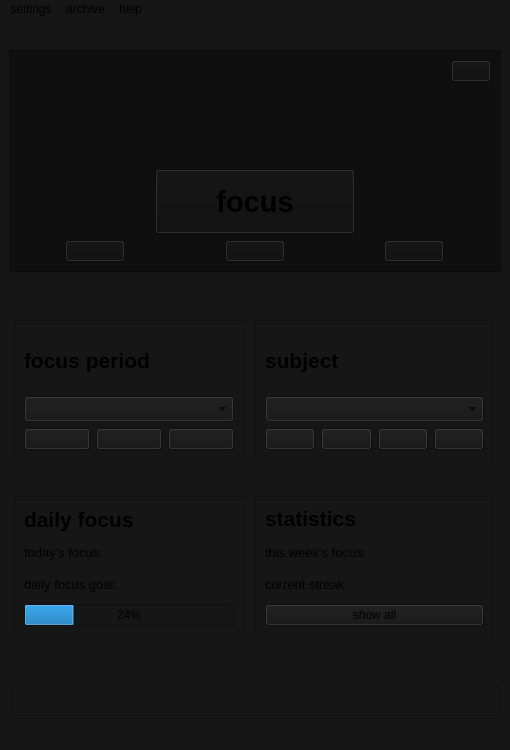
<?xml version="1.0" encoding="UTF-8"?>
<ui version="4.0">
 <class>MainWindow</class>
 <widget class="QMainWindow" name="MainWindow">
  <property name="geometry">
   <rect>
    <x>0</x>
    <y>0</y>
    <width>510</width>
    <height>750</height>
   </rect>
  </property>
  <property name="sizePolicy">
   <sizepolicy hsizetype="Minimum" vsizetype="Minimum">
    <horstretch>200</horstretch>
    <verstretch>0</verstretch>
   </sizepolicy>
  </property>
  <property name="minimumSize">
   <size>
    <width>510</width>
    <height>0</height>
   </size>
  </property>
  <property name="maximumSize">
   <size>
    <width>750</width>
    <height>800</height>
   </size>
  </property>
  <property name="cursor">
   <cursorShape>ArrowCursor</cursorShape>
  </property>
  <property name="windowTitle">
   <string>MainWindow</string>
  </property>
  <property name="autoFillBackground">
   <bool>false</bool>
  </property>
  <property name="styleSheet">
   <string notr="true">background-color:#161616;</string>
  </property>
  <widget class="QWidget" name="mainLayout">
   <layout class="QVBoxLayout" name="verticalLayout_10">
    <item>
     <layout class="QVBoxLayout" name="verticalLayout_6">
      <item>
       <widget class="QFrame" name="focusFrame">
        <property name="sizePolicy">
         <sizepolicy hsizetype="Minimum" vsizetype="Fixed">
          <horstretch>0</horstretch>
          <verstretch>0</verstretch>
         </sizepolicy>
        </property>
        <property name="minimumSize">
         <size>
          <width>490</width>
          <height>150</height>
         </size>
        </property>
        <property name="styleSheet">
         <string notr="true">background-color:#0F0F0F;</string>
        </property>
        <property name="frameShape">
         <enum>QFrame::Shape::StyledPanel</enum>
        </property>
        <property name="frameShadow">
         <enum>QFrame::Shadow::Raised</enum>
        </property>
        <layout class="QVBoxLayout" name="verticalLayout_3">
         <item alignment="Qt::AlignmentFlag::AlignRight">
          <widget class="QPushButton" name="small_focus_window">
           <property name="sizePolicy">
            <sizepolicy hsizetype="Fixed" vsizetype="Fixed">
             <horstretch>0</horstretch>
             <verstretch>0</verstretch>
            </sizepolicy>
           </property>
           <property name="focusPolicy">
            <enum>Qt::FocusPolicy::NoFocus</enum>
           </property>
           <property name="styleSheet">
            <string notr="true">padding: 3px 3px 3px 3px;</string>
           </property>
           <property name="text">
            <string/>
           </property>
           <property name="icon">
            <iconset theme="QIcon::ThemeIcon::WindowNew"/>
           </property>
          </widget>
         </item>
         <item>
          <widget class="QLabel" name="timer_label">
           <property name="font">
            <font>
             <pointsize>36</pointsize>
             <bold>false</bold>
            </font>
           </property>
           <property name="styleSheet">
            <string notr="true">background-color:#0F0F0F;</string>
           </property>
           <property name="text">
            <string/>
           </property>
           <property name="alignment">
            <set>Qt::AlignmentFlag::AlignCenter</set>
           </property>
          </widget>
         </item>
         <item alignment="Qt::AlignmentFlag::AlignHCenter">
          <widget class="QLabel" name="period_type_label">
           <property name="text">
            <string/>
           </property>
          </widget>
         </item>
         <item alignment="Qt::AlignmentFlag::AlignHCenter">
          <widget class="QPushButton" name="start_focus_btn">
           <property name="sizePolicy">
            <sizepolicy hsizetype="Fixed" vsizetype="Fixed">
             <horstretch>0</horstretch>
             <verstretch>0</verstretch>
            </sizepolicy>
           </property>
           <property name="minimumSize">
            <size>
             <width>200</width>
             <height>65</height>
            </size>
           </property>
           <property name="font">
            <font>
             <pointsize>22</pointsize>
             <bold>true</bold>
            </font>
           </property>
           <property name="text">
            <string>focus</string>
           </property>
          </widget>
         </item>
         <item>
          <layout class="QHBoxLayout" name="horizontalLayout_3">
           <item alignment="Qt::AlignmentFlag::AlignHCenter">
            <widget class="QPushButton" name="focus_pause_btn">
             <property name="enabled">
              <bool>true</bool>
             </property>
             <property name="sizePolicy">
              <sizepolicy hsizetype="Fixed" vsizetype="Fixed">
               <horstretch>0</horstretch>
               <verstretch>0</verstretch>
              </sizepolicy>
             </property>
             <property name="minimumSize">
              <size>
               <width>60</width>
               <height>0</height>
              </size>
             </property>
             <property name="font">
              <font>
               <kerning>true</kerning>
              </font>
             </property>
             <property name="focusPolicy">
              <enum>Qt::FocusPolicy::NoFocus</enum>
             </property>
             <property name="styleSheet">
              <string notr="true">padding: 3px 0px 3px 0px;</string>
             </property>
             <property name="text">
              <string/>
             </property>
             <property name="icon">
              <iconset theme="QIcon::ThemeIcon::MediaPlaybackPause"/>
             </property>
             <property name="iconSize">
              <size>
               <width>18</width>
               <height>18</height>
              </size>
             </property>
            </widget>
           </item>
           <item alignment="Qt::AlignmentFlag::AlignHCenter">
            <widget class="QPushButton" name="focus_resume_btn">
             <property name="sizePolicy">
              <sizepolicy hsizetype="Fixed" vsizetype="Fixed">
               <horstretch>0</horstretch>
               <verstretch>0</verstretch>
              </sizepolicy>
             </property>
             <property name="minimumSize">
              <size>
               <width>60</width>
               <height>0</height>
              </size>
             </property>
             <property name="focusPolicy">
              <enum>Qt::FocusPolicy::NoFocus</enum>
             </property>
             <property name="styleSheet">
              <string notr="true">padding: 3px 0px 3px 0px;</string>
             </property>
             <property name="text">
              <string/>
             </property>
             <property name="icon">
              <iconset theme="QIcon::ThemeIcon::MediaPlaybackStart"/>
             </property>
             <property name="iconSize">
              <size>
               <width>18</width>
               <height>18</height>
              </size>
             </property>
            </widget>
           </item>
           <item alignment="Qt::AlignmentFlag::AlignHCenter">
            <widget class="QPushButton" name="focus_stop_btn">
             <property name="sizePolicy">
              <sizepolicy hsizetype="Fixed" vsizetype="Fixed">
               <horstretch>0</horstretch>
               <verstretch>0</verstretch>
              </sizepolicy>
             </property>
             <property name="minimumSize">
              <size>
               <width>60</width>
               <height>0</height>
              </size>
             </property>
             <property name="focusPolicy">
              <enum>Qt::FocusPolicy::NoFocus</enum>
             </property>
             <property name="styleSheet">
              <string notr="true">padding: 3px 0px 3px 0px;</string>
             </property>
             <property name="text">
              <string/>
             </property>
             <property name="icon">
              <iconset theme="QIcon::ThemeIcon::MediaPlaybackStop"/>
             </property>
             <property name="iconSize">
              <size>
               <width>18</width>
               <height>18</height>
              </size>
             </property>
            </widget>
           </item>
          </layout>
         </item>
        </layout>
       </widget>
      </item>
      <item>
       <spacer name="horizontalSpacer">
        <property name="orientation">
         <enum>Qt::Orientation::Horizontal</enum>
        </property>
        <property name="sizeHint" stdset="0">
         <size>
          <width>40</width>
          <height>20</height>
         </size>
        </property>
       </spacer>
      </item>
      <item>
       <layout class="QHBoxLayout" name="horizontalLayout_4">
        <item>
         <layout class="QVBoxLayout" name="verticalLayout_8">
          <item>
           <widget class="QFrame" name="periodFrame">
            <property name="sizePolicy">
             <sizepolicy hsizetype="Fixed" vsizetype="Fixed">
              <horstretch>0</horstretch>
              <verstretch>0</verstretch>
             </sizepolicy>
            </property>
            <property name="minimumSize">
             <size>
              <width>230</width>
              <height>140</height>
             </size>
            </property>
            <property name="frameShape">
             <enum>QFrame::Shape::StyledPanel</enum>
            </property>
            <property name="frameShadow">
             <enum>QFrame::Shadow::Raised</enum>
            </property>
            <layout class="QVBoxLayout" name="verticalLayout">
             <item>
              <widget class="QLabel" name="period_label">
               <property name="font">
                <font>
                 <pointsize>16</pointsize>
                 <bold>true</bold>
                </font>
               </property>
               <property name="styleSheet">
                <string notr="true">color:#EFA723'</string>
               </property>
               <property name="text">
                <string>focus period</string>
               </property>
              </widget>
             </item>
             <item>
              <widget class="QComboBox" name="period_combobox">
               <property name="font">
                <font>
                 <pointsize>11</pointsize>
                </font>
               </property>
              </widget>
             </item>
             <item>
              <layout class="QHBoxLayout" name="horizontalLayout">
               <item>
                <widget class="QPushButton" name="newperiod_btn">
                 <property name="sizePolicy">
                  <sizepolicy hsizetype="Minimum" vsizetype="Fixed">
                   <horstretch>0</horstretch>
                   <verstretch>0</verstretch>
                  </sizepolicy>
                 </property>
                 <property name="font">
                  <font>
                   <bold>false</bold>
                   <stylestrategy>PreferDefault</stylestrategy>
                   <kerning>true</kerning>
                  </font>
                 </property>
                 <property name="styleSheet">
                  <string notr="true">padding: 3px 0px 3px 0px;</string>
                 </property>
                 <property name="text">
                  <string/>
                 </property>
                 <property name="icon">
                  <iconset theme="QIcon::ThemeIcon::ListAdd"/>
                 </property>
                 <property name="iconSize">
                  <size>
                   <width>16</width>
                   <height>16</height>
                  </size>
                 </property>
                </widget>
               </item>
               <item>
                <widget class="QPushButton" name="editperiod_btn">
                 <property name="styleSheet">
                  <string notr="true">padding: 3px 0px 3px 0px;</string>
                 </property>
                 <property name="text">
                  <string/>
                 </property>
                 <property name="icon">
                  <iconset theme="QIcon::ThemeIcon::MailMessageNew"/>
                 </property>
                </widget>
               </item>
               <item>
                <widget class="QPushButton" name="delete_period_btn">
                 <property name="styleSheet">
                  <string notr="true">padding: 3px 0px 3px 0px;</string>
                 </property>
                 <property name="text">
                  <string/>
                 </property>
                 <property name="icon">
                  <iconset theme="QIcon::ThemeIcon::EditDelete"/>
                 </property>
                </widget>
               </item>
              </layout>
             </item>
            </layout>
           </widget>
          </item>
          <item>
           <spacer name="verticalSpacer">
            <property name="orientation">
             <enum>Qt::Orientation::Vertical</enum>
            </property>
            <property name="sizeType">
             <enum>QSizePolicy::Policy::Fixed</enum>
            </property>
            <property name="sizeHint" stdset="0">
             <size>
              <width>20</width>
              <height>30</height>
             </size>
            </property>
           </spacer>
          </item>
          <item>
           <widget class="QFrame" name="dailyFrame">
            <property name="sizePolicy">
             <sizepolicy hsizetype="Fixed" vsizetype="Fixed">
              <horstretch>0</horstretch>
              <verstretch>0</verstretch>
             </sizepolicy>
            </property>
            <property name="minimumSize">
             <size>
              <width>230</width>
              <height>140</height>
             </size>
            </property>
            <property name="frameShape">
             <enum>QFrame::Shape::StyledPanel</enum>
            </property>
            <property name="frameShadow">
             <enum>QFrame::Shadow::Raised</enum>
            </property>
            <layout class="QVBoxLayout" name="verticalLayout_5">
             <item>
              <widget class="QLabel" name="daily_label">
               <property name="font">
                <font>
                 <pointsize>16</pointsize>
                 <bold>true</bold>
                </font>
               </property>
               <property name="text">
                <string>daily focus</string>
               </property>
              </widget>
             </item>
             <item>
              <widget class="QLabel" name="today_label">
               <property name="font">
                <font>
                 <pointsize>10</pointsize>
                </font>
               </property>
               <property name="text">
                <string>today's focus:</string>
               </property>
              </widget>
             </item>
             <item>
              <widget class="QLabel" name="daily_goal_label">
               <property name="font">
                <font>
                 <pointsize>10</pointsize>
                </font>
               </property>
               <property name="text">
                <string>daily focus goal:</string>
               </property>
              </widget>
             </item>
             <item>
              <widget class="QProgressBar" name="daily_progression_bar">
               <property name="value">
                <number>24</number>
               </property>
              </widget>
             </item>
            </layout>
           </widget>
          </item>
         </layout>
        </item>
        <item>
         <layout class="QVBoxLayout" name="verticalLayout_9">
          <item>
           <widget class="QFrame" name="subjectFrame">
            <property name="sizePolicy">
             <sizepolicy hsizetype="Fixed" vsizetype="Fixed">
              <horstretch>0</horstretch>
              <verstretch>0</verstretch>
             </sizepolicy>
            </property>
            <property name="minimumSize">
             <size>
              <width>239</width>
              <height>140</height>
             </size>
            </property>
            <property name="frameShape">
             <enum>QFrame::Shape::StyledPanel</enum>
            </property>
            <property name="frameShadow">
             <enum>QFrame::Shadow::Raised</enum>
            </property>
            <layout class="QVBoxLayout" name="verticalLayout_2">
             <item>
              <widget class="QLabel" name="subject_label">
               <property name="font">
                <font>
                 <pointsize>16</pointsize>
                 <bold>true</bold>
                </font>
               </property>
               <property name="text">
                <string>subject</string>
               </property>
              </widget>
             </item>
             <item>
              <widget class="QComboBox" name="subject_combobox">
               <property name="font">
                <font>
                 <pointsize>11</pointsize>
                </font>
               </property>
              </widget>
             </item>
             <item>
              <layout class="QHBoxLayout" name="horizontalLayout_2">
               <item>
                <widget class="QPushButton" name="newsubject_btn">
                 <property name="styleSheet">
                  <string notr="true">padding: 3px 0px 3px 0px;</string>
                 </property>
                 <property name="text">
                  <string/>
                 </property>
                 <property name="icon">
                  <iconset theme="QIcon::ThemeIcon::ListAdd"/>
                 </property>
                </widget>
               </item>
               <item>
                <widget class="QPushButton" name="edit_subject_btn">
                 <property name="styleSheet">
                  <string notr="true">padding: 3px 0px 3px 0px;</string>
                 </property>
                 <property name="text">
                  <string/>
                 </property>
                 <property name="icon">
                  <iconset theme="QIcon::ThemeIcon::MailMessageNew"/>
                 </property>
                </widget>
               </item>
               <item>
                <widget class="QPushButton" name="archive_subject_btn">
                 <property name="styleSheet">
                  <string notr="true">padding: 3px 0px 3px 0px;</string>
                 </property>
                 <property name="text">
                  <string/>
                 </property>
                 <property name="icon">
                  <iconset theme="QIcon::ThemeIcon::FolderOpen"/>
                 </property>
                </widget>
               </item>
               <item>
                <widget class="QPushButton" name="delete_subject_btn">
                 <property name="styleSheet">
                  <string notr="true">padding: 3px 0px 3px 0px;</string>
                 </property>
                 <property name="text">
                  <string/>
                 </property>
                 <property name="icon">
                  <iconset theme="QIcon::ThemeIcon::EditDelete"/>
                 </property>
                </widget>
               </item>
              </layout>
             </item>
            </layout>
           </widget>
          </item>
          <item>
           <spacer name="verticalSpacer_2">
            <property name="orientation">
             <enum>Qt::Orientation::Vertical</enum>
            </property>
            <property name="sizeType">
             <enum>QSizePolicy::Policy::Fixed</enum>
            </property>
            <property name="sizeHint" stdset="0">
             <size>
              <width>20</width>
              <height>30</height>
             </size>
            </property>
           </spacer>
          </item>
          <item>
           <widget class="QFrame" name="statsFrame">
            <property name="sizePolicy">
             <sizepolicy hsizetype="Fixed" vsizetype="Fixed">
              <horstretch>0</horstretch>
              <verstretch>0</verstretch>
             </sizepolicy>
            </property>
            <property name="minimumSize">
             <size>
              <width>239</width>
              <height>140</height>
             </size>
            </property>
            <property name="frameShape">
             <enum>QFrame::Shape::StyledPanel</enum>
            </property>
            <property name="frameShadow">
             <enum>QFrame::Shadow::Raised</enum>
            </property>
            <layout class="QVBoxLayout" name="verticalLayout_7">
             <item alignment="Qt::AlignmentFlag::AlignTop">
              <widget class="QLabel" name="stats_label">
               <property name="font">
                <font>
                 <pointsize>16</pointsize>
                 <bold>true</bold>
                </font>
               </property>
               <property name="text">
                <string>statistics</string>
               </property>
              </widget>
             </item>
             <item>
              <widget class="QLabel" name="this_week_focus">
               <property name="font">
                <font>
                 <pointsize>10</pointsize>
                </font>
               </property>
               <property name="text">
                <string>this week's focus:</string>
               </property>
              </widget>
             </item>
             <item>
              <widget class="QLabel" name="current_streak_label">
               <property name="font">
                <font>
                 <pointsize>10</pointsize>
                </font>
               </property>
               <property name="text">
                <string>current streak:</string>
               </property>
              </widget>
             </item>
             <item>
              <widget class="QPushButton" name="show_all">
               <property name="text">
                <string>show all</string>
               </property>
              </widget>
             </item>
            </layout>
           </widget>
          </item>
         </layout>
        </item>
       </layout>
      </item>
     </layout>
    </item>
    <item>
     <spacer name="horizontalSpacer_2">
      <property name="orientation">
       <enum>Qt::Orientation::Horizontal</enum>
      </property>
      <property name="sizeHint" stdset="0">
       <size>
        <width>40</width>
        <height>20</height>
       </size>
      </property>
     </spacer>
    </item>
    <item alignment="Qt::AlignmentFlag::AlignHCenter">
     <widget class="QFrame" name="quoteFrame">
      <property name="sizePolicy">
       <sizepolicy hsizetype="Minimum" vsizetype="Fixed">
        <horstretch>0</horstretch>
        <verstretch>0</verstretch>
       </sizepolicy>
      </property>
      <property name="minimumSize">
       <size>
        <width>490</width>
        <height>0</height>
       </size>
      </property>
      <property name="frameShape">
       <enum>QFrame::Shape::StyledPanel</enum>
      </property>
      <property name="frameShadow">
       <enum>QFrame::Shadow::Raised</enum>
      </property>
      <layout class="QVBoxLayout" name="verticalLayout_4">
       <item alignment="Qt::AlignmentFlag::AlignHCenter|Qt::AlignmentFlag::AlignVCenter">
        <widget class="QLabel" name="quote_label">
         <property name="sizePolicy">
          <sizepolicy hsizetype="MinimumExpanding" vsizetype="MinimumExpanding">
           <horstretch>0</horstretch>
           <verstretch>0</verstretch>
          </sizepolicy>
         </property>
         <property name="minimumSize">
          <size>
           <width>300</width>
           <height>0</height>
          </size>
         </property>
         <property name="maximumSize">
          <size>
           <width>16777215</width>
           <height>16777215</height>
          </size>
         </property>
         <property name="font">
          <font>
           <pointsize>9</pointsize>
          </font>
         </property>
         <property name="text">
          <string/>
         </property>
         <property name="wordWrap">
          <bool>true</bool>
         </property>
         <property name="margin">
          <number>0</number>
         </property>
        </widget>
       </item>
      </layout>
     </widget>
    </item>
   </layout>
  </widget>
  <widget class="QMenuBar" name="menubar">
   <property name="geometry">
    <rect>
     <x>0</x>
     <y>0</y>
     <width>510</width>
     <height>33</height>
    </rect>
   </property>
   <widget class="QMenu" name="menuSettings">
    <property name="title">
     <string>settings</string>
    </property>
    <widget class="QMenu" name="menuchange_default">
     <property name="title">
      <string>change default</string>
     </property>
     <addaction name="actiondaily_goal"/>
     <addaction name="actionfocus_period"/>
     <addaction name="actionfocus_subject"/>
    </widget>
    <addaction name="menuchange_default"/>
    <addaction name="actiontips_and_quotes"/>
    <addaction name="all_notifications_2"/>
   </widget>
   <widget class="QMenu" name="menuabout">
    <property name="title">
     <string>help</string>
    </property>
    <addaction name="actionabout"/>
    <addaction name="actionhowtouse"/>
    <addaction name="separator"/>
   </widget>
   <widget class="QMenu" name="menuarchive">
    <property name="title">
     <string>archive</string>
    </property>
    <addaction name="actionview_archived_subjects"/>
   </widget>
   <addaction name="menuSettings"/>
   <addaction name="menuarchive"/>
   <addaction name="menuabout"/>
  </widget>
  <widget class="QStatusBar" name="statusbar"/>
  <action name="actiondaily_goal">
   <property name="text">
    <string>daily focus goal</string>
   </property>
  </action>
  <action name="actiondark">
   <property name="checkable">
    <bool>true</bool>
   </property>
   <property name="text">
    <string>dark</string>
   </property>
  </action>
  <action name="actionlight">
   <property name="checkable">
    <bool>true</bool>
   </property>
   <property name="text">
    <string>light</string>
   </property>
  </action>
  <action name="actionhowtouse">
   <property name="text">
    <string>how to use</string>
   </property>
  </action>
  <action name="actionabout">
   <property name="text">
    <string>about</string>
   </property>
  </action>
  <action name="actionweekdays_only">
   <property name="checkable">
    <bool>true</bool>
   </property>
   <property name="checked">
    <bool>false</bool>
   </property>
   <property name="text">
    <string>weekdays only</string>
   </property>
  </action>
  <action name="actionwhole_week">
   <property name="checkable">
    <bool>true</bool>
   </property>
   <property name="text">
    <string>whole week</string>
   </property>
  </action>
  <action name="all_notifications">
   <property name="checkable">
    <bool>true</bool>
   </property>
   <property name="text">
    <string>turn off all notifications</string>
   </property>
  </action>
  <action name="sound_break_start">
   <property name="checkable">
    <bool>true</bool>
   </property>
   <property name="text">
    <string>play sound when focus period starts</string>
   </property>
  </action>
  <action name="actionview_focus_history">
   <property name="text">
    <string>view focus history</string>
   </property>
  </action>
  <action name="actionexport_data">
   <property name="text">
    <string>export data</string>
   </property>
  </action>
  <action name="actionclear_history">
   <property name="text">
    <string>clear focus history</string>
   </property>
  </action>
  <action name="actionfocus_period">
   <property name="text">
    <string>focus period</string>
   </property>
  </action>
  <action name="actionfocus_subject">
   <property name="text">
    <string>focus subject</string>
   </property>
  </action>
  <action name="popup_focus_start">
   <property name="checkable">
    <bool>true</bool>
   </property>
   <property name="text">
    <string>notify when focus period starts</string>
   </property>
  </action>
  <action name="sound_focus_start">
   <property name="checkable">
    <bool>true</bool>
   </property>
   <property name="text">
    <string>notify when break period starts</string>
   </property>
  </action>
  <action name="actiontips">
   <property name="checkable">
    <bool>true</bool>
   </property>
   <property name="text">
    <string>tips</string>
   </property>
  </action>
  <action name="actiondaily_quotes">
   <property name="checkable">
    <bool>true</bool>
   </property>
   <property name="text">
    <string>daily quotes</string>
   </property>
  </action>
  <action name="actionplay_sound_when_focus_completed">
   <property name="text">
    <string>play sound when focus completed</string>
   </property>
  </action>
  <action name="actionsounds">
   <property name="text">
    <string>play sound when focus session starts</string>
   </property>
  </action>
  <action name="actionplay_sound_when_break_starts">
   <property name="text">
    <string>play sound when break starts</string>
   </property>
  </action>
  <action name="actionplay_sound_when_focus_completed_2">
   <property name="text">
    <string>play sound when focus completed</string>
   </property>
  </action>
  <action name="actionnotify_when_focus_session_starts">
   <property name="text">
    <string>notify when focus session starts</string>
   </property>
  </action>
  <action name="actionfocus_start">
   <property name="checkable">
    <bool>true</bool>
   </property>
   <property name="text">
    <string>focus session starts</string>
   </property>
  </action>
  <action name="actionbreak_start">
   <property name="checkable">
    <bool>true</bool>
   </property>
   <property name="text">
    <string>break starts</string>
   </property>
  </action>
  <action name="actionfocus_completed">
   <property name="checkable">
    <bool>true</bool>
   </property>
   <property name="text">
    <string>focus completed</string>
   </property>
  </action>
  <action name="actionfocus_session_starts_popup">
   <property name="checkable">
    <bool>true</bool>
   </property>
   <property name="text">
    <string>focus session starts</string>
   </property>
  </action>
  <action name="action_break_starts_popup">
   <property name="checkable">
    <bool>true</bool>
   </property>
   <property name="text">
    <string>break starts</string>
   </property>
  </action>
  <action name="actionfocus_completed_popup">
   <property name="checkable">
    <bool>true</bool>
   </property>
   <property name="text">
    <string>focus completed</string>
   </property>
  </action>
  <action name="actiontips_and_quotes">
   <property name="checkable">
    <bool>true</bool>
   </property>
   <property name="text">
    <string>show daily quote</string>
   </property>
  </action>
  <action name="actionCOMING_SOON">
   <property name="text">
    <string>COMING SOON</string>
   </property>
  </action>
  <action name="actionCOMING_SOON_2">
   <property name="text">
    <string>COMING SOON</string>
   </property>
  </action>
  <action name="actionCOMING_SOON_3">
   <property name="text">
    <string>COMING SOON</string>
   </property>
  </action>
  <action name="actionCOMING_SOON_4">
   <property name="text">
    <string>COMING SOON</string>
   </property>
  </action>
  <action name="actionreset_settings_to_default">
   <property name="text">
    <string>reset settings to default</string>
   </property>
  </action>
  <action name="actionshow_streaks">
   <property name="checkable">
    <bool>true</bool>
   </property>
   <property name="text">
    <string>show streaks</string>
   </property>
  </action>
  <action name="all_notifications_2">
   <property name="checkable">
    <bool>true</bool>
   </property>
   <property name="text">
    <string>turn off focus notifications</string>
   </property>
  </action>
  <action name="actionview_archived_subjects">
   <property name="text">
    <string>view archived subjects</string>
   </property>
  </action>
  <action name="actionweekly_focus_goal">
   <property name="text">
    <string>weekly focus goal</string>
   </property>
  </action>
 </widget>
 <resources/>
 <connections/>
</ui>
